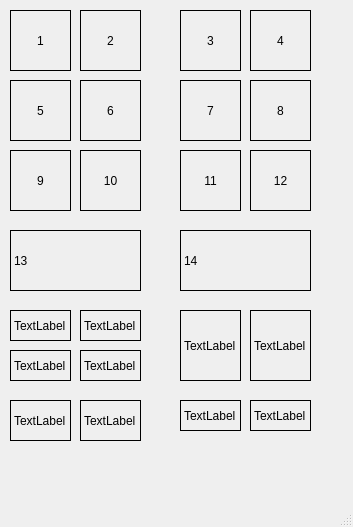
<?xml version="1.0" encoding="UTF-8"?>
<ui version="4.0">
 <class>MainWindow</class>
 <widget class="QMainWindow" name="MainWindow">
  <property name="geometry">
   <rect>
    <x>0</x>
    <y>0</y>
    <width>353</width>
    <height>527</height>
   </rect>
  </property>
  <property name="windowTitle">
   <string>MainWindow</string>
  </property>
  <widget class="QWidget" name="centralwidget">
   <widget class="QLabel" name="label">
    <property name="geometry">
     <rect>
      <x>10</x>
      <y>10</y>
      <width>61</width>
      <height>61</height>
     </rect>
    </property>
    <property name="frameShape">
     <enum>QFrame::Box</enum>
    </property>
    <property name="text">
     <string>1</string>
    </property>
    <property name="alignment">
     <set>Qt::AlignCenter</set>
    </property>
   </widget>
   <widget class="QLabel" name="label_2">
    <property name="geometry">
     <rect>
      <x>80</x>
      <y>10</y>
      <width>61</width>
      <height>61</height>
     </rect>
    </property>
    <property name="frameShape">
     <enum>QFrame::Box</enum>
    </property>
    <property name="text">
     <string>2</string>
    </property>
    <property name="alignment">
     <set>Qt::AlignCenter</set>
    </property>
   </widget>
   <widget class="QLabel" name="label_3">
    <property name="geometry">
     <rect>
      <x>180</x>
      <y>10</y>
      <width>61</width>
      <height>61</height>
     </rect>
    </property>
    <property name="frameShape">
     <enum>QFrame::Box</enum>
    </property>
    <property name="text">
     <string>3</string>
    </property>
    <property name="alignment">
     <set>Qt::AlignCenter</set>
    </property>
   </widget>
   <widget class="QLabel" name="label_4">
    <property name="geometry">
     <rect>
      <x>250</x>
      <y>10</y>
      <width>61</width>
      <height>61</height>
     </rect>
    </property>
    <property name="frameShape">
     <enum>QFrame::Box</enum>
    </property>
    <property name="text">
     <string>4</string>
    </property>
    <property name="alignment">
     <set>Qt::AlignCenter</set>
    </property>
   </widget>
   <widget class="QLabel" name="label_5">
    <property name="geometry">
     <rect>
      <x>80</x>
      <y>80</y>
      <width>61</width>
      <height>61</height>
     </rect>
    </property>
    <property name="frameShape">
     <enum>QFrame::Box</enum>
    </property>
    <property name="text">
     <string>6</string>
    </property>
    <property name="alignment">
     <set>Qt::AlignCenter</set>
    </property>
   </widget>
   <widget class="QLabel" name="label_6">
    <property name="geometry">
     <rect>
      <x>10</x>
      <y>80</y>
      <width>61</width>
      <height>61</height>
     </rect>
    </property>
    <property name="frameShape">
     <enum>QFrame::Box</enum>
    </property>
    <property name="text">
     <string>5</string>
    </property>
    <property name="alignment">
     <set>Qt::AlignCenter</set>
    </property>
   </widget>
   <widget class="QLabel" name="label_7">
    <property name="geometry">
     <rect>
      <x>180</x>
      <y>80</y>
      <width>61</width>
      <height>61</height>
     </rect>
    </property>
    <property name="frameShape">
     <enum>QFrame::Box</enum>
    </property>
    <property name="text">
     <string>7</string>
    </property>
    <property name="alignment">
     <set>Qt::AlignCenter</set>
    </property>
   </widget>
   <widget class="QLabel" name="label_8">
    <property name="geometry">
     <rect>
      <x>250</x>
      <y>80</y>
      <width>61</width>
      <height>61</height>
     </rect>
    </property>
    <property name="frameShape">
     <enum>QFrame::Box</enum>
    </property>
    <property name="text">
     <string>8</string>
    </property>
    <property name="alignment">
     <set>Qt::AlignCenter</set>
    </property>
   </widget>
   <widget class="QLabel" name="label_9">
    <property name="geometry">
     <rect>
      <x>10</x>
      <y>150</y>
      <width>61</width>
      <height>61</height>
     </rect>
    </property>
    <property name="frameShape">
     <enum>QFrame::Box</enum>
    </property>
    <property name="text">
     <string>9</string>
    </property>
    <property name="alignment">
     <set>Qt::AlignCenter</set>
    </property>
   </widget>
   <widget class="QLabel" name="label_10">
    <property name="geometry">
     <rect>
      <x>80</x>
      <y>150</y>
      <width>61</width>
      <height>61</height>
     </rect>
    </property>
    <property name="frameShape">
     <enum>QFrame::Box</enum>
    </property>
    <property name="text">
     <string>10</string>
    </property>
    <property name="alignment">
     <set>Qt::AlignCenter</set>
    </property>
   </widget>
   <widget class="QLabel" name="label_11">
    <property name="geometry">
     <rect>
      <x>180</x>
      <y>150</y>
      <width>61</width>
      <height>61</height>
     </rect>
    </property>
    <property name="frameShape">
     <enum>QFrame::Box</enum>
    </property>
    <property name="text">
     <string>11</string>
    </property>
    <property name="alignment">
     <set>Qt::AlignCenter</set>
    </property>
   </widget>
   <widget class="QLabel" name="label_12">
    <property name="geometry">
     <rect>
      <x>250</x>
      <y>150</y>
      <width>61</width>
      <height>61</height>
     </rect>
    </property>
    <property name="frameShape">
     <enum>QFrame::Box</enum>
    </property>
    <property name="text">
     <string>12</string>
    </property>
    <property name="alignment">
     <set>Qt::AlignCenter</set>
    </property>
   </widget>
   <widget class="QLabel" name="label_13">
    <property name="geometry">
     <rect>
      <x>10</x>
      <y>230</y>
      <width>131</width>
      <height>61</height>
     </rect>
    </property>
    <property name="frameShape">
     <enum>QFrame::Box</enum>
    </property>
    <property name="text">
     <string>13</string>
    </property>
   </widget>
   <widget class="QLabel" name="label_14">
    <property name="geometry">
     <rect>
      <x>180</x>
      <y>230</y>
      <width>131</width>
      <height>61</height>
     </rect>
    </property>
    <property name="frameShape">
     <enum>QFrame::Box</enum>
    </property>
    <property name="text">
     <string>14</string>
    </property>
   </widget>
   <widget class="QLabel" name="label_15">
    <property name="geometry">
     <rect>
      <x>10</x>
      <y>310</y>
      <width>61</width>
      <height>31</height>
     </rect>
    </property>
    <property name="frameShape">
     <enum>QFrame::Box</enum>
    </property>
    <property name="text">
     <string>TextLabel</string>
    </property>
   </widget>
   <widget class="QLabel" name="label_16">
    <property name="geometry">
     <rect>
      <x>80</x>
      <y>310</y>
      <width>61</width>
      <height>31</height>
     </rect>
    </property>
    <property name="frameShape">
     <enum>QFrame::Box</enum>
    </property>
    <property name="text">
     <string>TextLabel</string>
    </property>
   </widget>
   <widget class="QLabel" name="label_17">
    <property name="geometry">
     <rect>
      <x>10</x>
      <y>350</y>
      <width>61</width>
      <height>31</height>
     </rect>
    </property>
    <property name="frameShape">
     <enum>QFrame::Box</enum>
    </property>
    <property name="text">
     <string>TextLabel</string>
    </property>
   </widget>
   <widget class="QLabel" name="label_18">
    <property name="geometry">
     <rect>
      <x>80</x>
      <y>350</y>
      <width>61</width>
      <height>31</height>
     </rect>
    </property>
    <property name="frameShape">
     <enum>QFrame::Box</enum>
    </property>
    <property name="text">
     <string>TextLabel</string>
    </property>
   </widget>
   <widget class="QLabel" name="label_19">
    <property name="geometry">
     <rect>
      <x>10</x>
      <y>400</y>
      <width>61</width>
      <height>41</height>
     </rect>
    </property>
    <property name="frameShape">
     <enum>QFrame::Box</enum>
    </property>
    <property name="text">
     <string>TextLabel</string>
    </property>
   </widget>
   <widget class="QLabel" name="label_20">
    <property name="geometry">
     <rect>
      <x>80</x>
      <y>400</y>
      <width>61</width>
      <height>41</height>
     </rect>
    </property>
    <property name="frameShape">
     <enum>QFrame::Box</enum>
    </property>
    <property name="text">
     <string>TextLabel</string>
    </property>
   </widget>
   <widget class="QLabel" name="label_21">
    <property name="geometry">
     <rect>
      <x>180</x>
      <y>310</y>
      <width>61</width>
      <height>71</height>
     </rect>
    </property>
    <property name="frameShape">
     <enum>QFrame::Box</enum>
    </property>
    <property name="text">
     <string>TextLabel</string>
    </property>
   </widget>
   <widget class="QLabel" name="label_22">
    <property name="geometry">
     <rect>
      <x>250</x>
      <y>310</y>
      <width>61</width>
      <height>71</height>
     </rect>
    </property>
    <property name="frameShape">
     <enum>QFrame::Box</enum>
    </property>
    <property name="text">
     <string>TextLabel</string>
    </property>
   </widget>
   <widget class="QLabel" name="label_23">
    <property name="geometry">
     <rect>
      <x>180</x>
      <y>400</y>
      <width>61</width>
      <height>31</height>
     </rect>
    </property>
    <property name="frameShape">
     <enum>QFrame::Box</enum>
    </property>
    <property name="text">
     <string>TextLabel</string>
    </property>
   </widget>
   <widget class="QLabel" name="label_24">
    <property name="geometry">
     <rect>
      <x>250</x>
      <y>400</y>
      <width>61</width>
      <height>31</height>
     </rect>
    </property>
    <property name="frameShape">
     <enum>QFrame::Box</enum>
    </property>
    <property name="text">
     <string>TextLabel</string>
    </property>
   </widget>
  </widget>
  <widget class="QMenuBar" name="menubar">
   <property name="geometry">
    <rect>
     <x>0</x>
     <y>0</y>
     <width>353</width>
     <height>21</height>
    </rect>
   </property>
  </widget>
  <widget class="QStatusBar" name="statusbar"/>
 </widget>
 <resources/>
 <connections/>
</ui>
